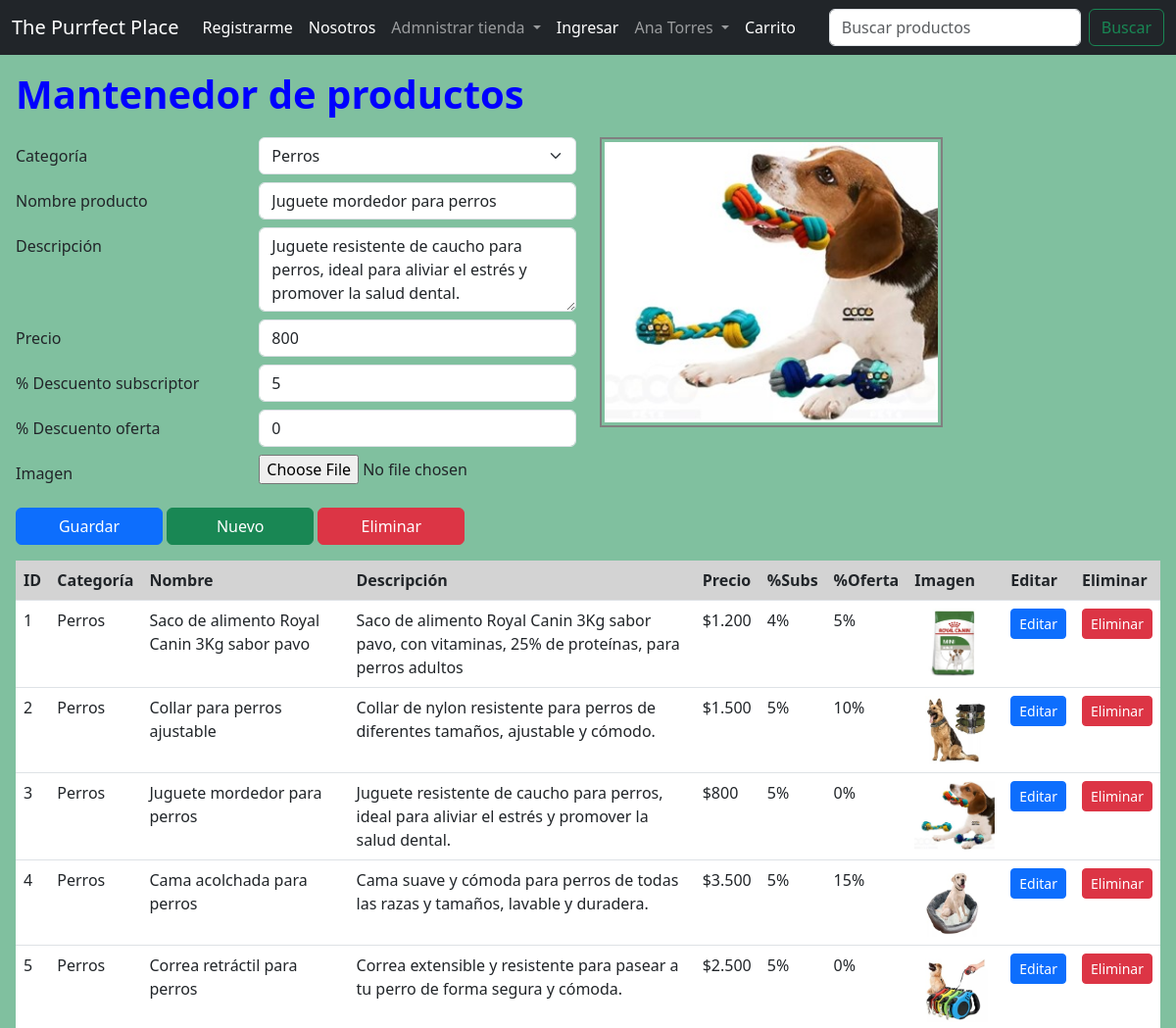
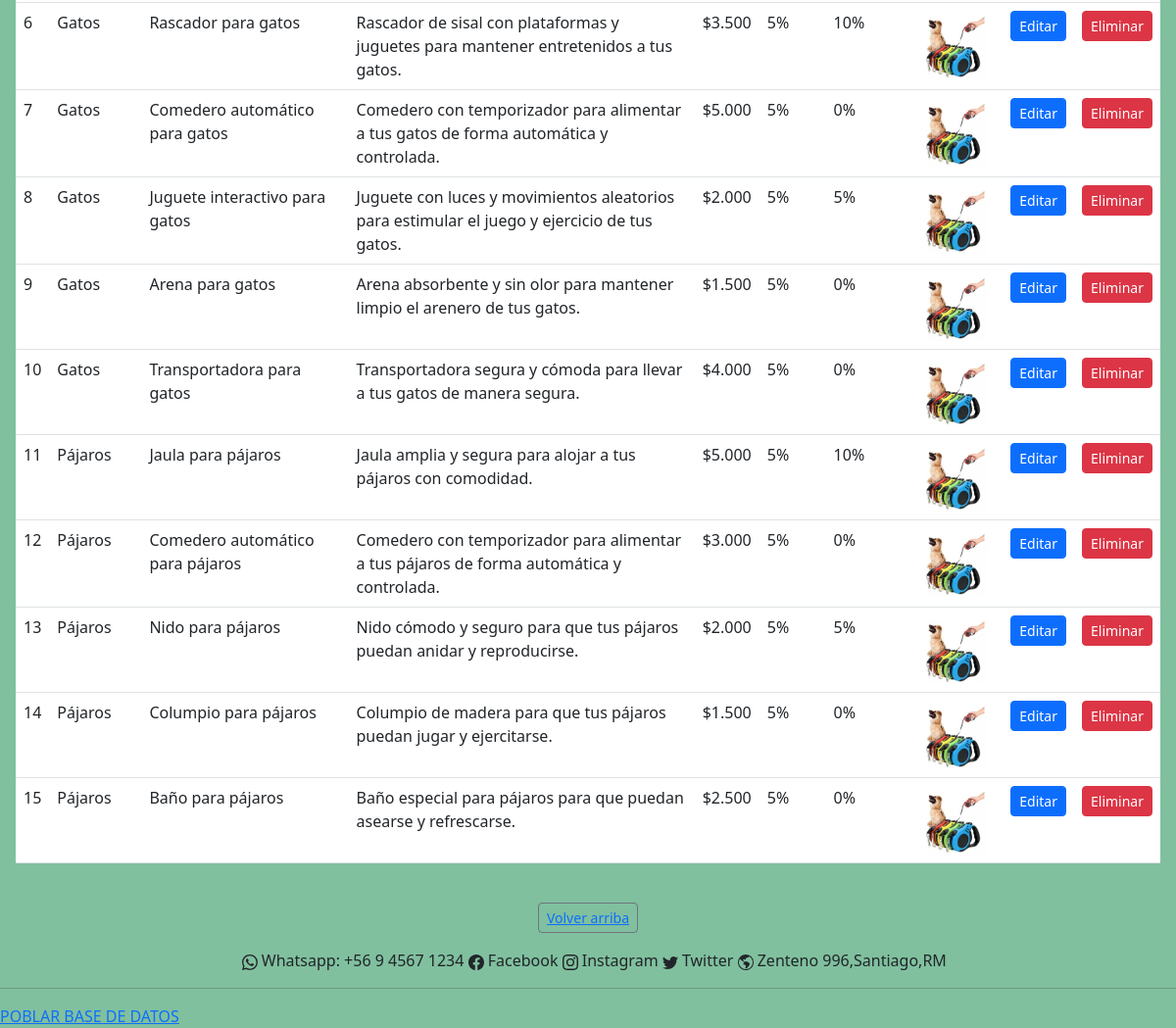
Page /admin_productos/upd/3 on the committed database (2 pictures, top to bottom).
### core/models.py (models this page shows, shortened)
class Producto(models.Model):
    categoria = models.ForeignKey(Categoria, on_delete=models.DO_NOTHING, verbose_name='Categoría')
    nombre = models.CharField(max_length=100, blank=False, null=False, verbose_name='Nombre producto')
    descripcion = models.CharField(max_length=400, blank=False, null=False, verbose_name='Descripción')
    precio = models.IntegerField(blank=False, null=False, verbose_name='Precio')
    descuento_subscriptor = models.IntegerField(
        validators=[MinValueValidator(0), MaxValueValidator(100)],
        blank=False,
        null=False,
        verbose_name='% Descuento subscriptor'
    )
    descuento_oferta = models.IntegerField(
        validators=[MinValueValidator(0), MaxValueValidator(100)],
        blank=False,
        null=False,
        verbose_name='% Descuento oferta'
    )
    imagen = models.ImageField(upload_to='productos/', blank=False, null=False, verbose_name='Imagen')
    class Meta:
        db_table = 'Producto'

class Categoria(models.Model):
    nombre = models.CharField(max_length=100, blank=False, null=False, verbose_name='Nombre categoría')
    class Meta:
        db_table = 'Categoria'
    def __str__(self):
        return f'{self.nombre}'

### core/views.py (the view, shortened to what this page needs)
# urls.py: path('admin_productos/<accion>/<id>', admin_productos, name='admin_productos'),
def admin_productos(request, accion, id):
    data = {
        'mensaje': '',
        'formulario': ProductoForm,
        'accion': accion,
        'id': id,
    }
    if accion == 'ins':
        if request.method == 'POST':
            formulario = ProductoForm(request.POST, request.FILES)
            if formulario.is_valid():
                try:
                    formulario.save()
                    data['mensaje'] = '¡El producto fue creado correctamente!'
                except:
                    data['mensaje'] = '¡No se puede crear dos productos con el mismo ID!'
    elif accion == 'upd':
        producto = Producto.objects.get(id=id)
        if request.method == 'POST':
            formulario = ProductoForm(data=request.POST, files=request.FILES, instance=producto)
            if formulario.is_valid():
                formulario.save()
                data['mensaje'] = '¡El producto fue actualizado correctamente!'
        data['formulario'] = ProductoForm(instance=producto)
    data['productos'] = Producto.objects.all().order_by('id')
    return render(request, 'core/admin_productos.html', data)

### core/forms.py
class ProductoForm(ModelForm):
    class Meta:
        model = Producto
        fields = [
            'categoria',
            'nombre',
            'descripcion',
            'precio',
            'descuento_subscriptor',
            'descuento_oferta',
            'imagen'
        ]
        widgets = {
            'categoria': forms.Select(attrs=form_select),
            'nombre': forms.TextInput(attrs=form_control),
            'descripcion': forms.Textarea(attrs=form_text_area),
            'precio': forms.NumberInput(attrs=form_control),
            'descuento_subscriptor': forms.NumberInput(attrs=form_control),
            'descuento_oferta': forms.NumberInput(attrs=form_control),
            'imagen': forms.FileInput(attrs=form_file),
        }

### core/templatetags/custom_filters.py (called while the page is built)
@register.filter
def formatear_dinero(value):
    value = f'${value:,}'
    value = value.replace(',', '.')
    return value

@register.filter
def formatear_porcentaje(value):
    return f'{value}%'

### core/templates/core/admin_productos.html (shortened to what this page needs)
{% extends 'core/base.html' %}
{% load static %}
{% load custom_filters %}
{% block stylesheet %}
    <link href="{% static 'core/css/producto.css'%}" rel="stylesheet">
{% endblock stylesheet %}
{% block content %}
    <h1>Mantenedor de productos</h1>
    <form method="POST" enctype="multipart/form-data" id="formulario">
        <form action="" method="post">{% csrf_token %}
        <div class="row">
            <div class="col-sm-12 col-md-6">
                <div class="form-row">
                    {% for campo in formulario %}
                        <div class="form-group row mb-2">
                            <label for="{{ campo.id_for_label }}" class="col-sm-5 col-form-label">
                                {{ campo.label }}
                            </label>
                            <div class="col-sm-7">
                                {{ campo }}
                            </div>
                        </div>
                    {% endfor %}
                </div>
            </div>
            <div class="col-sm-12 col-md-6">
                {% if formulario.imagen.value %}
                    <img id="imagen-producto" src="/media/{{ formulario.imagen.value }}" alt="Vista previa de la imagen">
                {% else %}
                    <img id="imagen-producto" src="{% static 'core/images/sin-imagen.png' %}" alt="Vista previa de la imagen">
                    <input type="hidden" name="nombre_archivo" name="id_nombre_archivo" value="">
                {% endif %}
            </div>
        </div>
        <div class="mt-2 mb-3">
            <input type="submit" class="btn btn-primary ancho-boton" id="id_guardar" value="Guardar">
            <a class="btn btn-success ancho-boton" href="{% url 'admin_productos' 'ins' -1 %}"> Nuevo </a>
            {% if id != '-1' %}
                <a class="btn btn-danger ancho-boton" href="{% url 'admin_productos' 'del' id %}"> Eliminar </a>
            {% endif %}
        </div>
    </form>
    {% if productos %}
        <table class="table table-hover">
            <thead>
                <tr>
                    <th> ID </th>
                    <th> Categoría </th>
                    <th> Nombre </th>
                    <th> Descripción </th>
                    <th> Precio </th>
                    <th> %Subs </th>
                    <th> %Oferta </th>
                    <th> Imagen </th>
                    <th> Editar </th>
                    <th> Eliminar </th>
                </tr>
            </thead>
            <tbody>
                {% for producto in productos %}
                    <tr>
                        <td> {{ producto.id }} </td>
                        <td> {{ producto.categoria }} </td>
                        <td> {{ producto.nombre }} </td>
                        <td> {{ producto.descripcion }} </td>
                        <td> {{ producto.precio|formatear_dinero }} </td>
                        <td> {{ producto.descuento_subscriptor|formatear_porcentaje }} </td>
                        <td> {{ producto.descuento_oferta|formatear_porcentaje }} </td>
                        <td>
                            <img src="/media/{{ producto.imagen }}" class="producto-sm" alt="">
                        </td>
                        <td>
                            <a href="{% url 'admin_productos' 'upd' producto.id %}" class="btn btn-primary btn-sm boton_chico"> Editar </a>
                        </td>
                        <td>
                            <a href="{% url 'admin_productos' 'del' producto.id %}" class="btn btn-danger btn-sm boton_chico"> Eliminar </a>
                        </td>
                    </tr>
                {% endfor %}
            </tbody>
        </table>
    {% endif %}
{% endblock content %}

### core/static/core/css/base.css (style rules this page uses)
h1 { color: blue !important; font-weight: bolder; margin-bottom: 20px; }

### core/static/core/css/producto.css (style rules this page uses)
th { vertical-align: top; background-color: lightgray !important; }
.producto-sm { width: 82px; height: 70px; }
#imagen-producto { max-width: 350px; max-height: 350px; padding: 3px; border: 2px solid gray; }
.ancho-boton { width: 150px; }

### rows in the picture
Producto: formulario "Perros" "Juguete mordedor para perros" "Juguete resistente de caucho para perros, ideal para aliviar el estrés y promover la salud dental." "800" "5" "0", imagen.value (picture), id "3", categoria "Perros", nombre "Juguete mordedor para perros", descripcion "Juguete resistente de caucho para perros, ideal para aliviar el estrés y promover la salud dental.", precio "$800", descuento_subscriptor "5%", descuento_oferta "0%", imagen (picture)
Producto: id "1", categoria "Perros", nombre "Saco de alimento Royal Canin 3Kg sabor pavo", descripcion "Saco de alimento Royal Canin 3Kg sabor pavo, con vitaminas, 25% de proteínas, para perros adultos", precio "$1.200", descuento_subscriptor "4%", descuento_oferta "5%", imagen (picture)
Producto: id "2", categoria "Perros", nombre "Collar para perros ajustable", descripcion "Collar de nylon resistente para perros de diferentes tamaños, ajustable y cómodo.", precio "$1.500", descuento_subscriptor "5%", descuento_oferta "10%", imagen (picture)
Producto: id "4", categoria "Perros", nombre "Cama acolchada para perros", descripcion "Cama suave y cómoda para perros de todas las razas y tamaños, lavable y duradera.", precio "$3.500", descuento_subscriptor "5%", descuento_oferta "15%", imagen (picture)
Producto: id "5", categoria "Perros", nombre "Correa retráctil para perros", descripcion "Correa extensible y resistente para pasear a tu perro de forma segura y cómoda.", precio "$2.500", descuento_subscriptor "5%", descuento_oferta "0%", imagen (picture)
Producto: id "6", categoria "Gatos", nombre "Rascador para gatos", descripcion "Rascador de sisal con plataformas y juguetes para mantener entretenidos a tus gatos.", precio "$3.500", descuento_subscriptor "5%", descuento_oferta "10%", imagen (picture)
Producto: id "7", categoria "Gatos", nombre "Comedero automático para gatos", descripcion "Comedero con temporizador para alimentar a tus gatos de forma automática y controlada.", precio "$5.000", descuento_subscriptor "5%", descuento_oferta "0%", imagen (picture)
Producto: id "8", categoria "Gatos", nombre "Juguete interactivo para gatos", descripcion "Juguete con luces y movimientos aleatorios para estimular el juego y ejercicio de tus gatos.", precio "$2.000", descuento_subscriptor "5%", descuento_oferta "5%", imagen (picture)
Producto: id "9", categoria "Gatos", nombre "Arena para gatos", descripcion "Arena absorbente y sin olor para mantener limpio el arenero de tus gatos.", precio "$1.500", descuento_subscriptor "5%", descuento_oferta "0%", imagen (picture)
Producto: id "10", categoria "Gatos", nombre "Transportadora para gatos", descripcion "Transportadora segura y cómoda para llevar a tus gatos de manera segura.", precio "$4.000", descuento_subscriptor "5%", descuento_oferta "0%", imagen (picture)
Producto: id "11", categoria "Pájaros", nombre "Jaula para pájaros", descripcion "Jaula amplia y segura para alojar a tus pájaros con comodidad.", precio "$5.000", descuento_subscriptor "5%", descuento_oferta "10%", imagen (picture)
Producto: id "12", categoria "Pájaros", nombre "Comedero automático para pájaros", descripcion "Comedero con temporizador para alimentar a tus pájaros de forma automática y controlada.", precio "$3.000", descuento_subscriptor "5%", descuento_oferta "0%", imagen (picture)
Producto: id "13", categoria "Pájaros", nombre "Nido para pájaros", descripcion "Nido cómodo y seguro para que tus pájaros puedan anidar y reproducirse.", precio "$2.000", descuento_subscriptor "5%", descuento_oferta "5%", imagen (picture)
Producto: id "14", categoria "Pájaros", nombre "Columpio para pájaros", descripcion "Columpio de madera para que tus pájaros puedan jugar y ejercitarse.", precio "$1.500", descuento_subscriptor "5%", descuento_oferta "0%", imagen (picture)
Producto: id "15", categoria "Pájaros", nombre "Baño para pájaros", descripcion "Baño especial para pájaros para que puedan asearse y refrescarse.", precio "$2.500", descuento_subscriptor "5%", descuento_oferta "0%", imagen (picture)

### other values in the picture
{{ campo.label }} "Categoría" "Nombre producto" "Descripción" "Precio" "% Descuento subscriptor" "% Descuento oferta" "Imagen"
